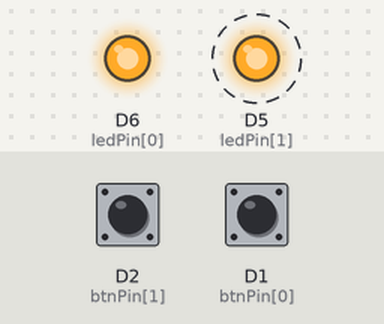
The sketch below on a simulated ESP8266 (NodeMCU). Parts: output pins drawn as LEDs (lit = HIGH). Dashed ring = blinking. The inputs (shaded band) are chosen by the test bench; at power-on: D2 (btnPin[1]) HIGH, D1 (btnPin[0]) HIGH. Random numbers use the default seed unless the sketch sets one.

Above: at 1.28 s.
1.3 s: D2 (btnPin[1]) pulled LOW for 0.15 s
4.4 s: D1 (btnPin[0]) pulled LOW for 0.15 s
At 4.8 s:
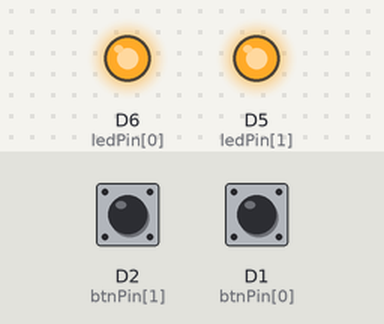
Timing chart, 0 to 13.5 s (numbered marks = the images above; inputs shaded):
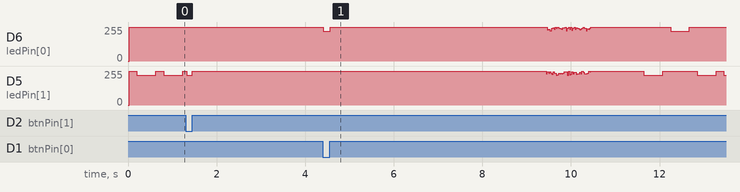

The sketch:

6-BinaryPuzzle.ino
```cpp
// Uses two input buttons and two leds to create a
// puzzle that flashes a code in binary and looks
// for the correct binary response
// Further details can be found at
// https://msraynsford.blogspot.com/2025/06/binary-puzzle.html
// https://www.donteatpuzzles.com/

#include <FastLED.h>

#define INTERVAL 25

const uint8_t numBtns = 2;
const uint8_t btnPin[] = { D1, D2 };

const uint8_t numLeds = 2;
const uint8_t ledPin[] = { D6, D5 };

enum class ledModes { Off,
                      On,
                      PWM,
                      Flicker,
                      Blink,
                      Fade,
                      numModes };

const uint8_t numLedModes = (uint8_t)ledModes::numModes;

const uint8_t ledMAX = 32;
const uint8_t ledMIN = 0;

const uint8_t loopMAX = ledMAX * 2;

const uint8_t fadeLUT[] = {
  0, 0, 0, 0, 0, 0, 0, 1,
  1, 1, 2, 2, 3, 3, 4, 5,
  6, 7, 8, 9, 10, 11, 13, 15,
  17, 19, 21, 24, 26, 29, 31, 31
};

const uint8_t numCodes = 10;
const uint8_t code[][2] = { { 0b10101001, 0b00111001 },
                            { 0b11100010, 0b00000111 },
                            { 0b00100111, 0b01111000 },
                            { 0b00000111, 0b10101110 },
                            { 0b11010000, 0b10001011 },
                            { 0b00111111, 0b01001000 },
                            { 0b01110011, 0b00010110 },
                            { 0b01100001, 0b00010101 },
                            { 0b10111000, 0b00010001 },
                            { 0b01110001, 0b11001101 } };

uint8_t codeNo = 0;

uint8_t btnCurValue[numBtns];
uint8_t btnOldValue[numBtns];
uint8_t btnCount[numBtns];

ledModes ledMode[] = { ledModes::Off, ledModes::Off };
uint8_t ledValue[numLeds];

uint8_t loopCount = 0;

enum class gameStates { DisplayCode,
                        InputCode,
                        CheckCode };

gameStates gameState = gameStates::DisplayCode;

uint8_t input = 0;
uint8_t bitCount = 0;
uint32_t gameCount = 0;

void setup() {
  randomSeed(2);
  setupGame();
  setupInputs();
  setupLights();
}

void loop() {
  EVERY_N_MILLISECONDS(INTERVAL) {
    controlInputs();
    controlGame();
    controlLights();
  }
}


void controlGame() {
  static uint8_t gameCount = 0;

  switch (gameState) {
    // Blink the led pattern out and wait for a button input.
    case gameStates::DisplayCode:
      // Flash the led's to show the number of the code being requested
      displayCode();

      // If either button is pushed then immediately jump to the input state
      for (uint8_t i = 0; i < numBtns; i++) {
        if (btnDown(i)) {
          gameState = gameStates::InputCode;
          gameCount = 0;

          // Record this as the first button pushed
          input = i;
          bitCount = 1;
        }
      }
      break;

    // Record the next eight button pushes, flashing the leds as the buttons are pushed
    case gameStates::InputCode:

      for (uint8_t i = 0; i < numBtns; i++) {
        // If either button is pushed then record the value and increment the bitCount
        if (btnDown(i)) {
          input = (input << 1) + i;
          bitCount++;
          gameCount = 0;
        }

        // Turn on the corresponding LED while the button is held down.
        if (btnCurValue[i]) {
          ledMode[i] = ledModes::Off;
        } else {
          ledMode[i] = ledModes::On;
        }
      }

      // When eight buttons have been pushed move to the next state to check the code and display the result
      if (bitCount == 8) {
        gameState = gameStates::CheckCode;
        gameCount = 0;
      }

      // If the game times out, move to the next stage to flash an error before resetting
      if (gameCount < 200) {
        gameCount++;
      } else {
        gameState = gameStates::CheckCode;
        gameCount = 0;
      }

      break;

    // Check to see if the input code is the right answer and respond accordingly
    case gameStates::CheckCode:
      // If the code is correct then switch the LEDs into a fading cycle
      if (input == code[codeNo][1]) {
        for (uint8_t i = 0; i < numLeds; i++)
          ledMode[i] = ledModes::Fade;
      }

      // If the code is incorrect, flicker the LED's for a duration
      // Select a new code and reset the system to start over again
      else {
        if (gameCount < 40) {
          for (uint8_t i = 0; i < numLeds; i++)
            ledMode[i] = ledModes::Flicker;

        } else if (gameCount < 80) {
          for (uint8_t i = 0; i < numLeds; i++)
            ledMode[i] = ledModes::Off;

        } else {
          gameState = gameStates::DisplayCode;
          setupGame();
        }

        gameCount++;
      }
      break;
  }
}

void setupGame() {
  // Reset some of the global values
  gameCount = 0;
  bitCount = 0;

  // Switch to a new code
  uint8_t newCodeNo = 0;

  do {
    newCodeNo = random(numCodes);
  } while (newCodeNo == codeNo);

  codeNo = newCodeNo;
}

uint32_t displayCount = 0;

void displayCode() {
  const uint8_t bitDelay = 24;   // A delay between bits
  const uint8_t byteDelay = 12;  // Wait for half a byte before repeating

  // Work out which bit to display
  uint8_t bitNo = gameCount / bitDelay;

  // Turn off both LEDs before working out which one to turn back on
  ledMode[0] = ledModes::Off;
  ledMode[1] = ledModes::Off;

  // Only update the LED for the first eight bits
  if (bitNo < 8) {

    // Turn the LED on for the last 3/4 of the cycle, this creates a blink between bits.
    if (gameCount % bitDelay > bitDelay / 4) {

      // Work out if the new bit is a 0 or 1
      // Read the bits from left to right
      uint8_t bitValue = (code[codeNo][0] >> (7 - bitNo)) & 1;
      ledMode[bitValue] = ledModes::On;
    }
  }

  // Add to the count and loop
  gameCount++;
  gameCount %= bitDelay * byteDelay;
}

void setupInputs() {
  for (uint8_t i = 0; i < numBtns; i++) {
    pinMode(btnPin[i], INPUT_PULLUP);  // Initialise the btn pin as an input
  }
}

void setupLights() {
  for (uint8_t i = 0; i < numLeds; i++) {
    pinMode(ledPin[i], OUTPUT);  // Initialise the LED pin as an output
  }
}


void controlInputs() {
  for (uint8_t i = 0; i < numBtns; i++) {
    btnOldValue[i] = btnCurValue[i];
    btnCurValue[i] = digitalRead(btnPin[i]);

    if (btnUp(i)) {
      // The button has just been released. Reset the counter
      btnCount[i] = 0;
    } else if (!btnCurValue[i]) {
      // Add to the count for each loop the button is held down
      // Prevent the counter from overflowing by limiting to 250
      if (btnCount[i] < 250) {
        btnCount[i]++;
      }
    }
  }
}


void controlLights() {
  for (uint8_t i = 0; i < numLeds; i++) {
    switch (ledMode[i]) {
      case ledModes::Off:
        // Turn the PWM all the way off
        ledValue[i] = ledMIN;
        break;

      case ledModes::On:
        // Turn the PWM all the way on
        ledValue[i] = ledMAX;
        break;

      case ledModes::PWM:
        // Nothing needs to be done for PWM
        break;

      case ledModes::Flicker:
        // Randomly select a value for the brightness
        ledValue[i] = random(ledMAX);
        break;

      case ledModes::Blink:
        // Check how many loops have elapsed and toggle on/off every second
        if (loopCount == 0) {
          ledValue[i] = ledMAX;
        } else if (loopCount == (loopMAX / 2)) {
          ledValue[i] = ledMIN;
        }
        break;

      case ledModes::Fade:
        if (loopCount < loopMAX / 2) {
          ledValue[i] = fadeLUT[loopCount];
        } else {
          ledValue[i] = fadeLUT[loopMAX - 1 - loopCount];
        }
        break;
    }

    // Send the LED value out to the ledPin
    analogWrite(ledPin[i], 255 - ledValue[i]);
  }

  // Count how many times this loop has be performed
  loopCount++;
  loopCount %= loopMAX;
}

bool btnUp(uint8_t btnNo) {
  return !btnOldValue[btnNo] & btnCurValue[btnNo];
}

bool btnDown(uint8_t btnNo) {
  return btnOldValue[btnNo] & !btnCurValue[btnNo];
}
```
